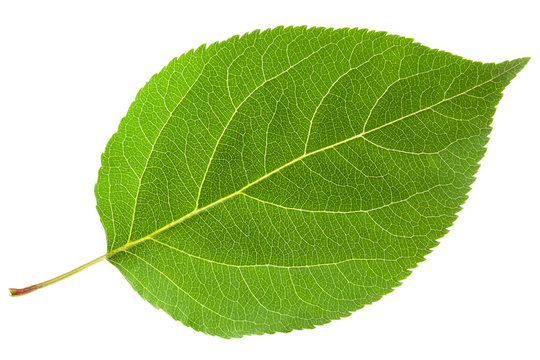
%> input picture exemplos/octave/imagens/folha.jpg, 540 x 360 px
$ octave inversao_bw.m   (GNU Octave 9; MATLAB toolbox functions it lacks are replaced by stand-ins)
%> lines starting %> are read from the running program, lines starting %| are printed output that depends on the picture; in (x1, y1, x2, y2) boxes, pixels count from 0 and x2, y2 are one past the last pixel; in counts of white or black regions, pixels touching at a corner belong together; the program's own positions count from 1
pkg load image;

#Leitura da folha
I = imread("imagens/folha.jpg");
%> I is the input picture: size 360x540x3 uint8; mean R, G, B 181.9, 206, 140

#Imagem em escala de cinza
IG = rgb2gray(I);
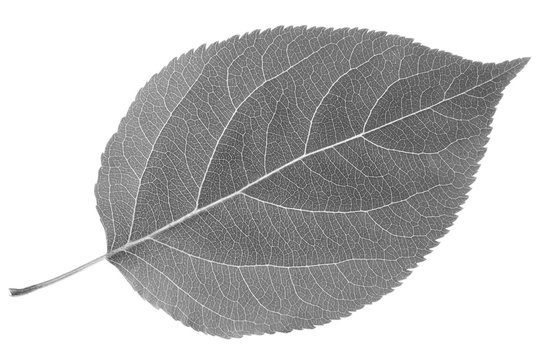
%> IG: size 360x540 uint8; min 59, max 255, mean 191.3

#Binariza a imagem
IPB = im2bw(IG, 0.9);
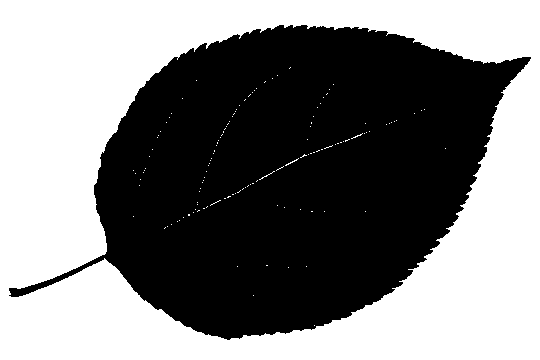
%> IPB: size 360x540 logical; 50.2% white; 1 black region, box (x1, y1, x2, y2) and area: (9, 25, 531, 340) 96839

#Preenche as lacunas
IBP = 1 - IPB;

#Armazena a imagem em escala de cinza
imwrite(IPB, "imagens/folha_inversao_pb.jpg");
imwrite(IBP, "imagens/folha_inversao_bp.jpg");

#Mostra a imagem
imshow(IPB)
imshow(IBP)
